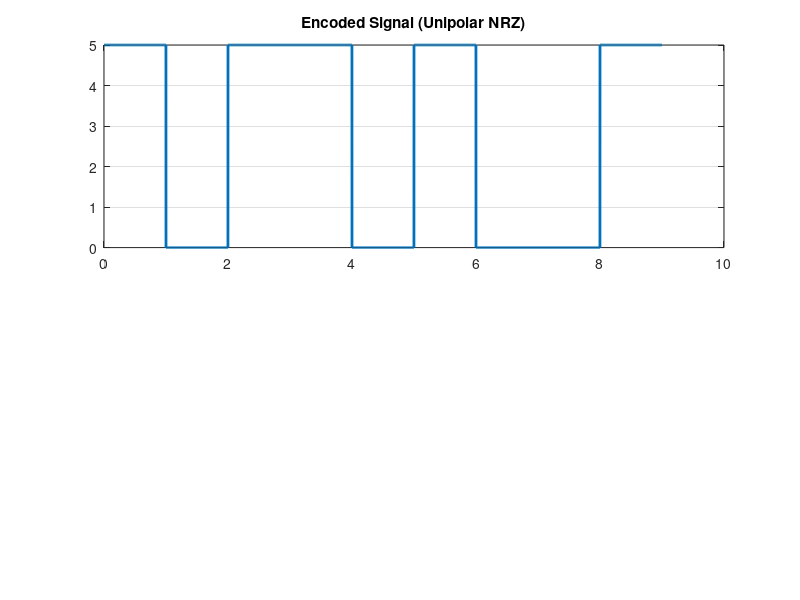

This figure's MATLAB source:
clc;
close all;
clear all;

bits = [1 0 1 1 0 1 0 0 1];
%bits = input('Input a bit seqence in the format [a1 a2 a3 a4]: ');
bitrate = 1;
n = 1000;
T = length(bits)/bitrate;
N = length(bits)*n;
dt = T/N;
t = 0:dt:T-dt;

%Encoding
x = zeros(1, length(t));
for i = 1:length(bits)
    if(bits(i) == 1)
        x((i-1)*n +1: i*n) = 5;
    else
        x((i-1)*n +1: i*n) = 0;
    end
end

subplot(2,1,1);
plot(t,x, 'Linewidth', 2);
ylim([0, 5]);
title('Encoded Signal (Unipolar NRZ)');
grid on;

%Decoding
y = zeros(1, length(x)/n);
for i=1:length(y)
    if x(((i-1)*n)+1) == 5
        y(i) = 1;
    end
end
disp(y);
